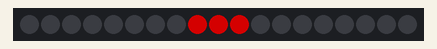
Recording of a sketch running on a simulated Arduino Uno, built with avr-gcc and run on an emulated ATmega328P. On the bench: 19 RGB LEDs in strip order, left to right. Dim RGB values are drawn brighter than linear.

Above: at 0.06 s.
At 6.62 s:
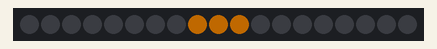
At 10.02 s:
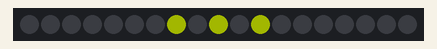
At 19.98 s:
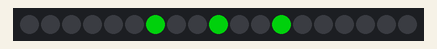
At 29.94 s:
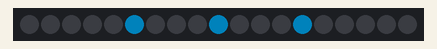
At 39.9 s:
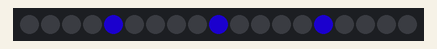

The sketch:

bikesticks.ino
```cpp
#include <Adafruit_NeoPixel.h>
#ifdef __AVR__
  #include <avr/power.h>
#endif

#define PIN 1
#define PIXELS 19

Adafruit_NeoPixel strip = Adafruit_NeoPixel(PIXELS, PIN, NEO_GRB + NEO_KHZ800);

void setup() {
  strip.begin();
  strip.setBrightness(128);
  strip.show();
}

void loop() {
  rainbowCycle(120);
}

void rainbowCycle(uint8_t wait) {
  uint16_t i, a, b;
  uint16_t half = PIXELS / 2;

  for(i = 0; i < 256; i = i + 5) {
    strip.setPixelColor(half, Wheel(i));
    for(a = 0; a < half ; a++) {
      for(b = 0; b < half; b++) {
        if(a == b) {
          strip.setPixelColor(half - 1 - b, Wheel(i));
          strip.setPixelColor(half + 1 + b, Wheel(i));
        } else {
          strip.setPixelColor(half - 1 - b, 0);
          strip.setPixelColor(half + 1 + b, 0);
        }
      }
      strip.show();
      delay(wait);
    }
  }
}

// Input a value 0 to 255 to get a color value.
// The colours are a transition r - g - b - back to r.
uint32_t Wheel(byte WheelPos) {
  WheelPos = 255 - WheelPos;
  if(WheelPos < 85) {
    return strip.Color(255 - WheelPos * 3, 0, WheelPos * 3);
  }
  if(WheelPos < 170) {
    WheelPos -= 85;
    return strip.Color(0, WheelPos * 3, 255 - WheelPos * 3);
  }
  WheelPos -= 170;
  return strip.Color(WheelPos * 3, 255 - WheelPos * 3, 0);
}
```
